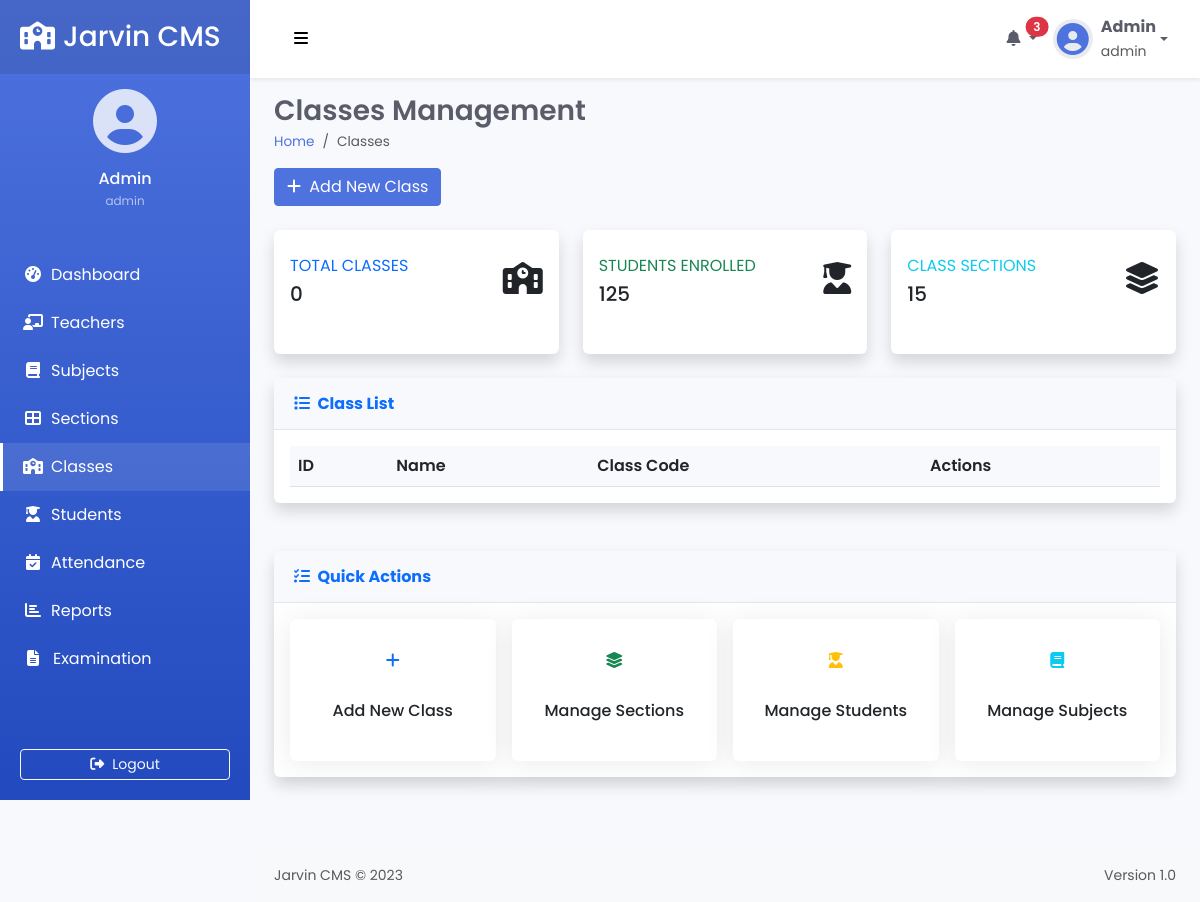
Page /classes (signed in) on the earlier database version.
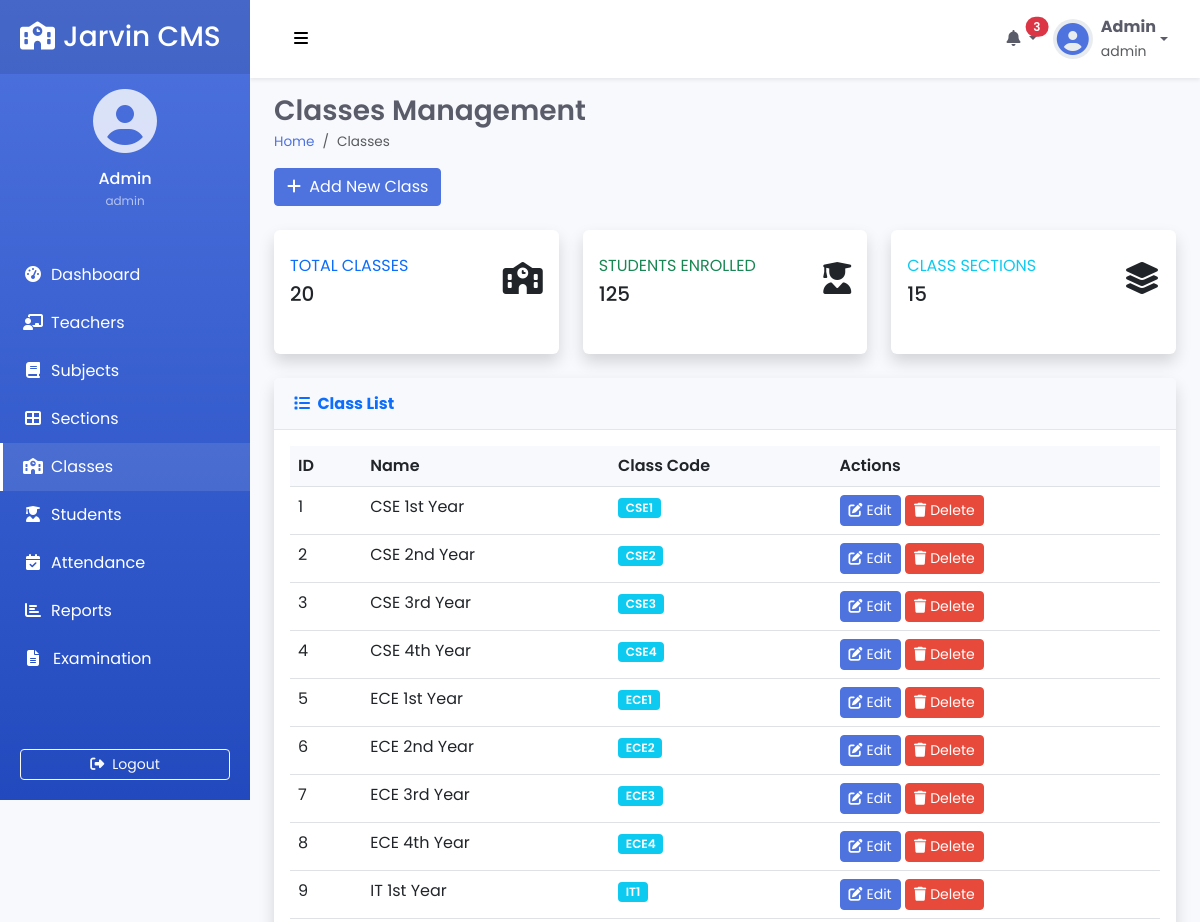
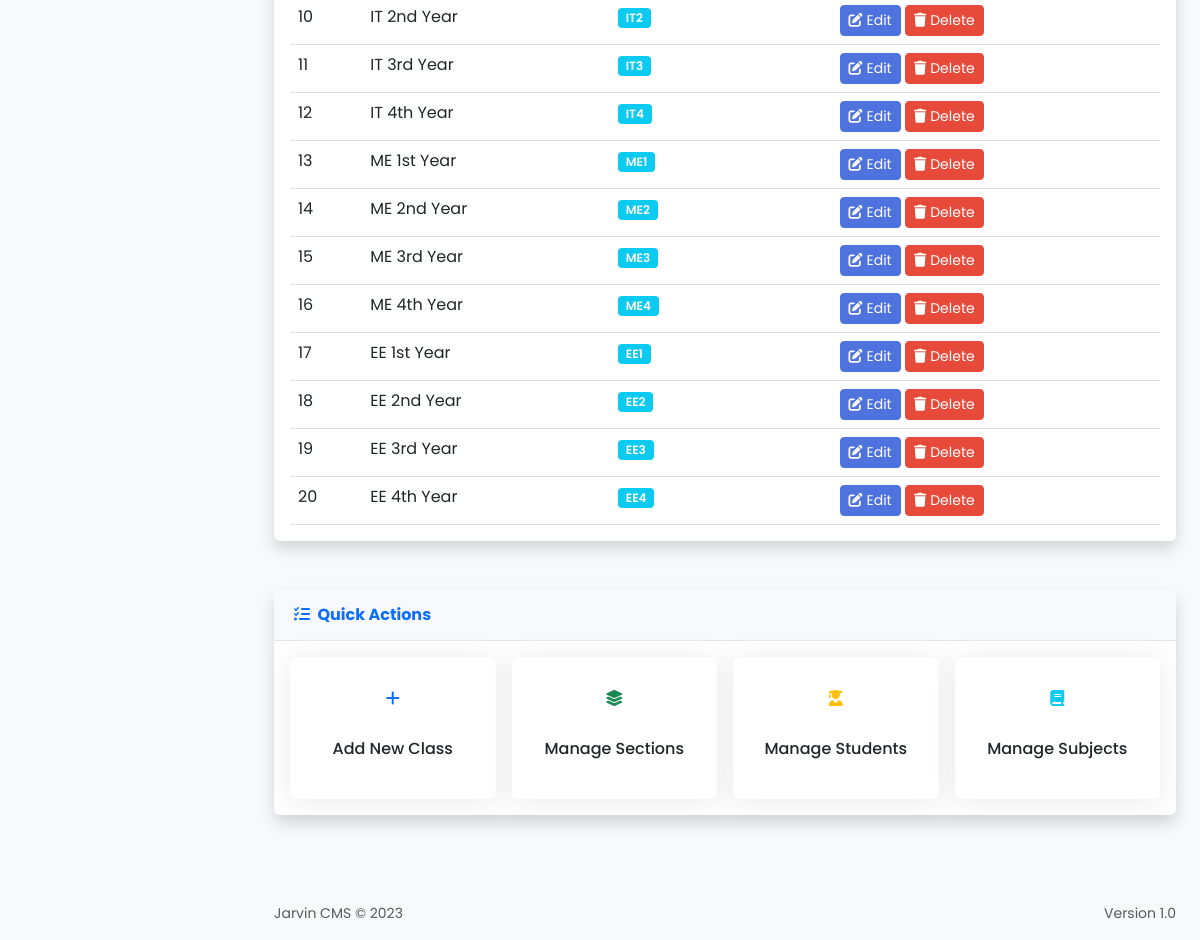
Same page on the later database version (2 pictures, top to bottom).
### tables this page shows
CREATE TABLE sms_classes (
            id INTEGER PRIMARY KEY AUTOINCREMENT,
            name TEXT,
            code TEXT,
            section INTEGER,
            teacher_id INTEGER
        );

### app.py (the view)
@app.route("/classes", methods=['GET', 'POST'])
def classes():
    if 'loggedin' in session:
        db = get_db()
        cursor = db.cursor()
        cursor.execute('SELECT id as class_id, name, COALESCE(code, "") as code FROM sms_classes')
        classes = cursor.fetchall()
        db.close()
        return render_template("classes.html", classes=classes)
    return redirect(url_for('login'))

### app.py (called while the page is built)
def get_db():
    db = sqlite3.connect('python_sms.db')
    db.row_factory = sqlite3.Row
    return db

### templates/classes.html (shortened to what the changed rows need)
{% extends 'layout.html' %}
{% block header %}Classes Management{% endblock %}
{% block content %}
<div class="row fade-in">
    <div class="col-xl-4 col-md-6 mb-4">
        <div class="card card-stat border-left-primary shadow h-100 py-2">
            <div class="card-body">
                <div class="row no-gutters align-items-center">
                    <div class="col mr-2">
                        <div class="text-xs font-weight-bold text-primary text-uppercase mb-1">
                            Total Classes</div>
                        <div class="h5 mb-0 font-weight-bold text-gray-800">{{ classes|length }}</div>
                    </div>
                </div>
            </div>
        </div>
    </div>
</div>
<div class="row">
    <div class="col-12 mb-4">
        <div class="card shadow">
            <div class="card-body">
                <div class="table-responsive">
                    <table id="classList" class="table table-hover mb-0">
                        <thead class="bg-light">
                            <tr>
                                <th>ID</th>
                                <th>Name</th>
                                <th>Class Code</th>
                                <th>Actions</th>
                            </tr>
                        </thead>
                        <tbody>
                            {% for class in classes %}
                            <tr>
                                <td>{{class.class_id}}</td>
                                <td>{{class.name}}</td>
                                <td><span class="badge bg-info">{{class.code}}</span></td>
                                <td>
                                    <button type="button" class="btn btn-sm btn-primary update"
                                        data-id="{{class.class_id}}">
                                        <i class="fas fa-edit me-1"></i>Edit
                                    </button>
                                    <a href="{{ url_for('delete_class', class_id=class.class_id) }}"
                                        class="btn btn-sm btn-danger">
                                        <i class="fas fa-trash me-1"></i>Delete
                                    </a>
                                </td>
                            </tr>
                            {% endfor %}
                        </tbody>
                    </table>
                </div>
            </div>
        </div>
    </div>
</div>
{% endblock %}

Differences in the rows shown:
added sms_classes: class_id "1", name "CSE 1st Year", code "CSE1"
added sms_classes: class_id "2", name "CSE 2nd Year", code "CSE2"
added sms_classes: class_id "3", name "CSE 3rd Year", code "CSE3"
added sms_classes: class_id "4", name "CSE 4th Year", code "CSE4"
added sms_classes: class_id "5", name "ECE 1st Year", code "ECE1"
added sms_classes: class_id "6", name "ECE 2nd Year", code "ECE2"
added sms_classes: class_id "7", name "ECE 3rd Year", code "ECE3"
added sms_classes: class_id "8", name "ECE 4th Year", code "ECE4"
added sms_classes: class_id "9", name "IT 1st Year", code "IT1"
added sms_classes: class_id "10", name "IT 2nd Year", code "IT2"
added sms_classes: class_id "11", name "IT 3rd Year", code "IT3"
added sms_classes: class_id "12", name "IT 4th Year", code "IT4"
added sms_classes: class_id "13", name "ME 1st Year", code "ME1"
added sms_classes: class_id "14", name "ME 2nd Year", code "ME2"
added sms_classes: class_id "15", name "ME 3rd Year", code "ME3"
added sms_classes: class_id "16", name "ME 4th Year", code "ME4"
added sms_classes: class_id "17", name "EE 1st Year", code "EE1"
added sms_classes: class_id "18", name "EE 2nd Year", code "EE2"
added sms_classes: class_id "19", name "EE 3rd Year", code "EE3"
added sms_classes: class_id "20", name "EE 4th Year", code "EE4"
Other differences:
{{ classes|length }}: "0" → "20"
